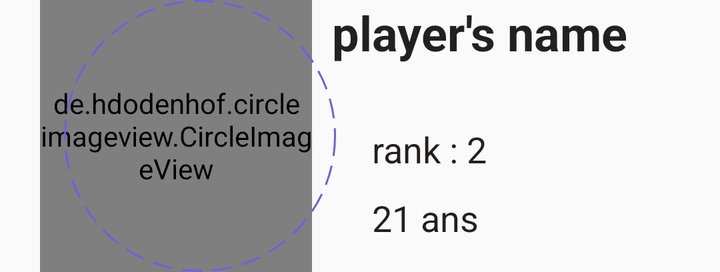
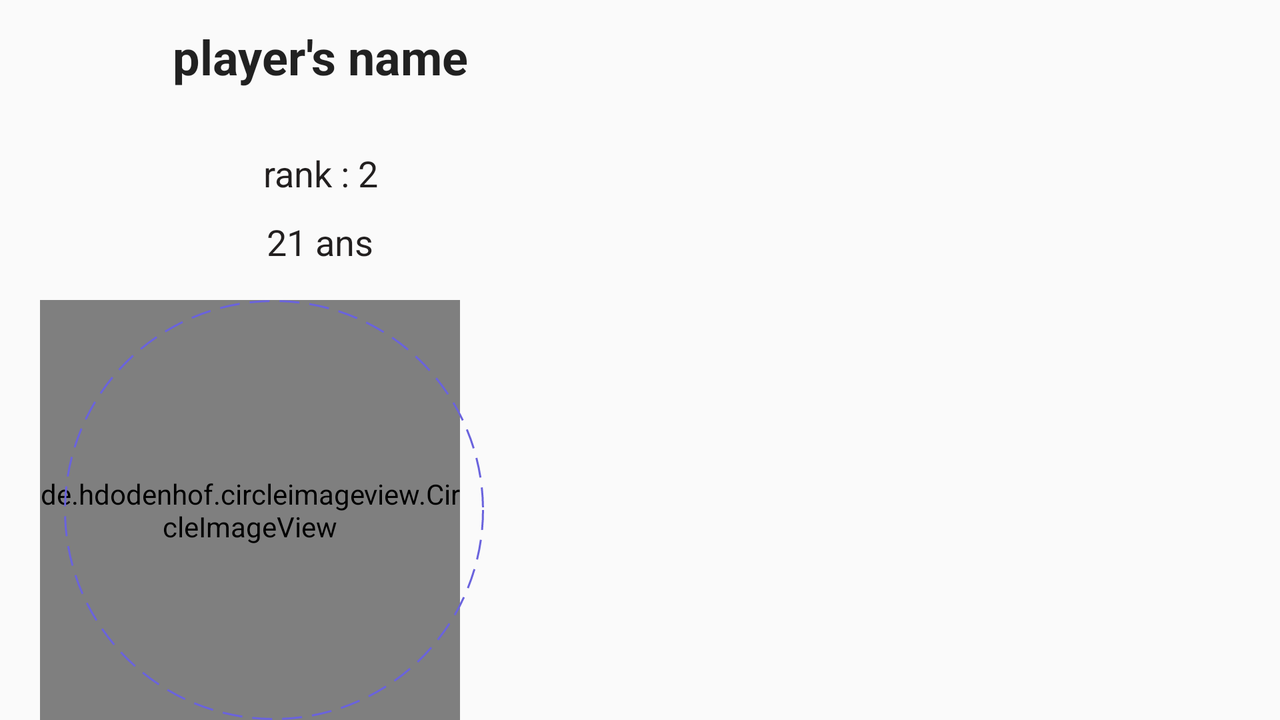

Compare how this app lays out the same screen by default and in its alternative resource folder. The renders come first, then the two layout files and the values they reference.
<!-- AndroidManifest.xml: application theme AppTheme -->
<!-- res/layout/fragment_home_header_profile.xml -->
<?xml version="1.0" encoding="utf-8"?>
<androidx.constraintlayout.widget.ConstraintLayout
    xmlns:android="http://schemas.android.com/apk/res/android"
    xmlns:app="http://schemas.android.com/apk/res-auto"
    android:layout_width="match_parent"
    android:layout_height="wrap_content"
    android:background="@android:color/transparent"
    android:layout_marginVertical="@dimen/header_vertical_margin"
    android:layout_marginHorizontal="10dp">

    <de.hdodenhof.circleimageview.CircleImageView
        android:id="@+id/header_profile_image"
        android:layout_width="0dp"
        android:layout_height="0dp"

        android:layout_marginStart="10sp"
        android:scaleType="centerCrop"
        android:src="@drawable/default_profile"
        app:layout_constraintBottom_toBottomOf="parent"
        app:layout_constraintDimensionRatio="1:1"

        app:layout_constraintStart_toStartOf="parent"
        app:layout_constraintWidth_percent="0.40" />

    <View
        android:id="@+id/header_image_circle_dashed"
        android:layout_width="0dp"
        android:layout_height="0dp"

        app:layout_constraintStart_toStartOf="@id/header_profile_image"
        app:layout_constraintTop_toTopOf="@id/header_profile_image"
        app:layout_constraintBottom_toBottomOf="@id/header_profile_image"
        app:layout_constraintDimensionRatio="1:1"

        android:background="@drawable/circle"
        android:layout_marginStart="12dp"
        />

    <LinearLayout
        android:id="@+id/header_wrapper_info"
        android:layout_width="0dp"
        android:layout_height="0dp"
        android:orientation="vertical"

        android:paddingHorizontal="10dp"
        app:layout_constraintBottom_toBottomOf="parent"
        app:layout_constraintEnd_toEndOf="parent"
        app:layout_constraintStart_toEndOf="@id/header_profile_image"

        app:layout_constraintTop_toTopOf="@id/header_profile_image">

        <androidx.appcompat.widget.AppCompatTextView
            android:id="@+id/header_name_player"
            android:layout_width="match_parent"
            android:layout_height="wrap_content"

            android:layout_marginBottom="25dp"
            android:maxLines="1"
            android:text="@string/profile_card_default_name"
            style="@style/TextAppearance.MaterialComponents.Headline5"
            android:textStyle="bold"/>

        <androidx.appcompat.widget.AppCompatTextView
            android:id="@+id/header_rank"
            android:layout_width="match_parent"
            android:layout_height="wrap_content"

            android:layout_marginVertical="5dp"
            android:layout_marginStart="20dp"
            android:text="@string/profile_card_default_rank"

            android:textColor="@color/text_dark"
            style="@style/TextAppearance.AppCompat.Medium" />

        <androidx.appcompat.widget.AppCompatTextView
            android:id="@+id/header_age"
            android:layout_width="match_parent"
            android:layout_height="wrap_content"

            android:layout_marginVertical="5dp"
            android:layout_marginStart="20dp"

            android:text="@string/profile_card_default_age"
            android:textColor="@color/text_dark"
            style="@style/TextAppearance.AppCompat.Medium" />
    </LinearLayout>

</androidx.constraintlayout.widget.ConstraintLayout>
<!-- resources referenced by this layout -->
<resources>
  <color name="text_dark">#221F1F</color>
  <!-- drawable circle (drawable) -->
  <?xml version="1.0" encoding="utf-8"?>
  <selector xmlns:android="http://schemas.android.com/apk/res/android">
      <item>
          <shape android:shape="oval">
              <stroke
                  android:color="@color/colorAccent_secondary"
                  android:dashGap="5sp"
                  android:dashWidth="10sp"
                  android:width="1sp"/>
          </shape>
      </item>
  </selector>
  <!-- drawable default_profile: png bitmap (drawable-hdpi, 49640 bytes) -->
  <string name="profile_card_default_age">21 ans</string>
  <string name="profile_card_default_name">player\'s name</string>
  <string name="profile_card_default_rank">rank : 2</string>
  <style name="AppTheme" parent="Theme.AppCompat.Light.NoActionBar">
          
          <item name="colorPrimary">@color/colorPrimary</item>
          <item name="colorPrimaryDark">@color/colorPrimaryDark</item>
          <item name="colorAccent">@color/colorAccent_primary</item>
      </style>
  <color name="colorAccent_secondary">#6A63DD</color>
  <color name="colorPrimary">#F7F7F4</color>
  <color name="colorPrimaryDark">#E2E2E2</color>
  <color name="colorAccent_primary">#ECD605</color>
</resources>
<!-- res/layout-land/fragment_home_header_profile.xml (the repository's variant of the layout above) -->
<!-- drawn on the phone turned sideways -->
<?xml version="1.0" encoding="utf-8"?>
<androidx.constraintlayout.widget.ConstraintLayout
    xmlns:android="http://schemas.android.com/apk/res/android"
    xmlns:app="http://schemas.android.com/apk/res-auto"
    android:layout_width="300dp"
    android:layout_height="match_parent"
    android:background="@android:color/transparent"

    android:layout_marginHorizontal="10dp">

    <de.hdodenhof.circleimageview.CircleImageView
        android:id="@+id/header_profile_image"
        android:layout_width="0dp"
        android:layout_height="0dp"

        android:layout_marginStart="10sp"
        android:scaleType="centerCrop"
        android:src="@drawable/default_profile"
        app:layout_constraintBottom_toBottomOf="parent"
        app:layout_constraintDimensionRatio="1:1"

        app:layout_constraintStart_toStartOf="parent"
        app:layout_constraintWidth_percent="0.70" />

    <View
        android:id="@+id/header_image_circle_dashed"
        android:layout_width="0dp"
        android:layout_height="0dp"

        app:layout_constraintStart_toStartOf="@id/header_profile_image"
        app:layout_constraintTop_toTopOf="@id/header_profile_image"
        app:layout_constraintBottom_toBottomOf="@id/header_profile_image"
        app:layout_constraintDimensionRatio="1:1"

        android:background="@drawable/circle"
        android:layout_marginStart="12dp"
        />

    <LinearLayout
        android:id="@+id/header_wrapper_info"
        android:layout_width="0dp"
        android:layout_height="0dp"
        android:orientation="vertical"

        android:paddingHorizontal="10dp"
        app:layout_constraintBottom_toTopOf="@id/header_image_circle_dashed"
        app:layout_constraintEnd_toEndOf="parent"
        app:layout_constraintStart_toStartOf="parent"
        app:layout_constraintTop_toTopOf="parent"
        android:gravity="center">

        <androidx.appcompat.widget.AppCompatTextView
            android:id="@+id/header_name_player"
            android:layout_width="match_parent"
            android:layout_height="wrap_content"

            android:layout_marginBottom="25dp"
            android:maxLines="1"
            android:text="@string/profile_card_default_name"
            android:gravity="center"
            style="@style/TextAppearance.MaterialComponents.Headline5"
            android:textStyle="bold"/>

        <androidx.appcompat.widget.AppCompatTextView
            android:id="@+id/header_rank"
            android:layout_width="match_parent"
            android:layout_height="wrap_content"

            android:layout_marginVertical="5dp"
            android:gravity="center"
            android:text="@string/profile_card_default_rank"

            android:textColor="@color/text_dark"
            style="@style/TextAppearance.AppCompat.Medium" />

        <androidx.appcompat.widget.AppCompatTextView
            android:id="@+id/header_age"
            android:layout_width="match_parent"
            android:layout_height="wrap_content"

            android:layout_marginVertical="5dp"

            android:text="@string/profile_card_default_age"
            android:gravity="center"
            android:textColor="@color/text_dark"
            style="@style/TextAppearance.AppCompat.Medium" />
    </LinearLayout>

</androidx.constraintlayout.widget.ConstraintLayout>
